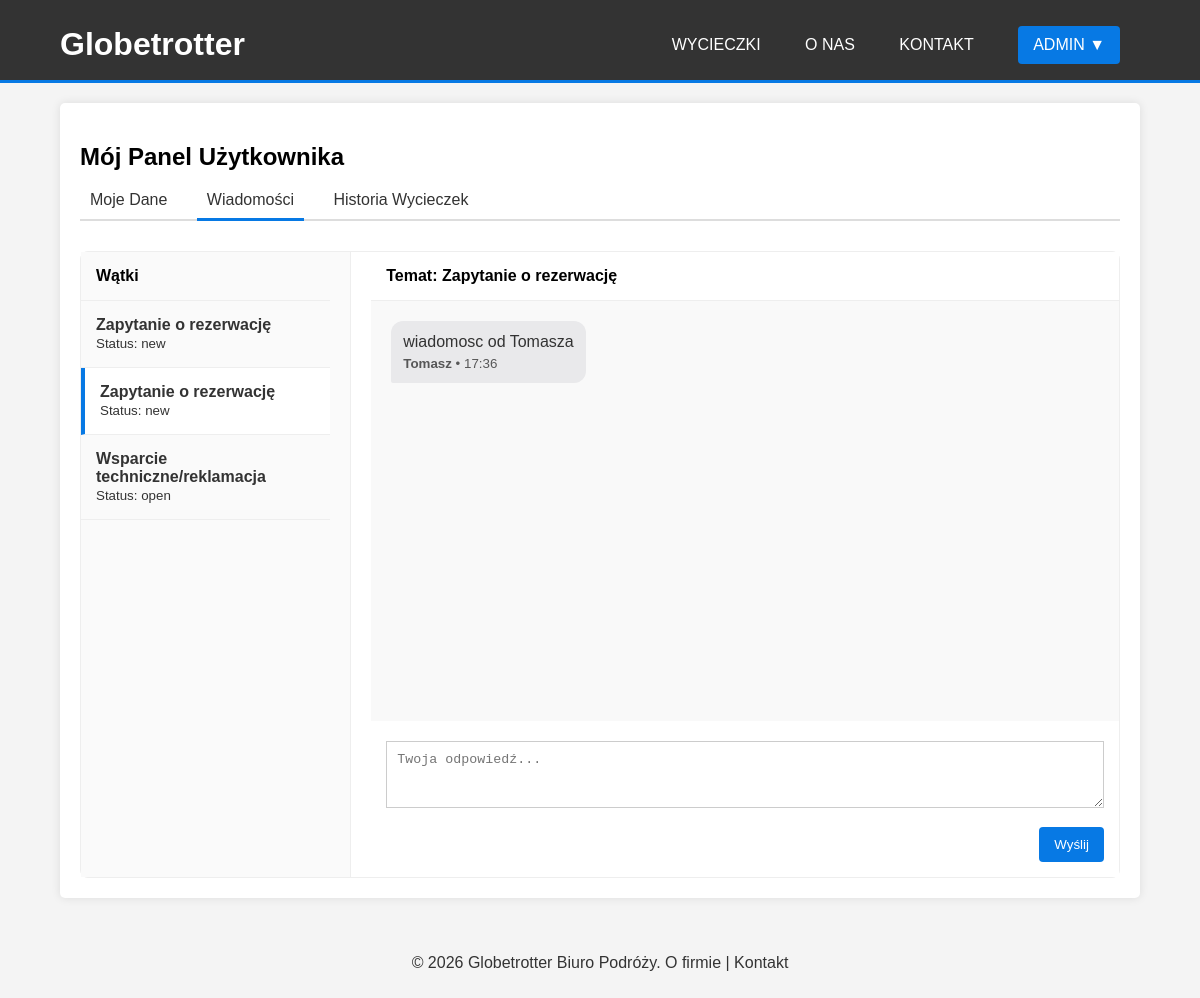
Page /account.php?action=messages&conv=22 (signed in) on the committed database.
### tables this page shows
CREATE TABLE `conversations` (
  `id` int(11) NOT NULL,
  `user_id` int(11) NOT NULL,
  `admin_id` int(11) DEFAULT NULL,
  `subject` varchar(255) NOT NULL,
  `status` enum('new','open','closed') DEFAULT 'new',
  `created_at` timestamp NOT NULL DEFAULT current_timestamp(),
  `updated_at` timestamp NOT NULL DEFAULT current_timestamp() ON UPDATE current_timestamp()
);

CREATE TABLE `messages` (
  `id` int(11) NOT NULL,
  `conversation_id` int(11) NOT NULL,
  `sender_id` int(11) NOT NULL,
  `content` text NOT NULL,
  `is_read` tinyint(1) DEFAULT 0,
  `sent_at` timestamp NOT NULL DEFAULT current_timestamp()
);

CREATE TABLE `users` (
  `id` int(11) NOT NULL,
  `username` varchar(50) NOT NULL,
  `password_hash` varchar(255) NOT NULL,
  `email` varchar(100) NOT NULL,
  `role` enum('user','admin') NOT NULL DEFAULT 'user',
  `created_at` timestamp NOT NULL DEFAULT current_timestamp()
);

### classes/Baza.php (called while the page is built, shortened)
<?php
class Baza {
    private $mysqli;
    public function __construct($serwer, $user, $pass, $baza) {
        $this->mysqli = new mysqli($serwer, $user, $pass, $baza);
        $this->mysqli->set_charset("utf8");
    }
    public function select($sql) {
        $result_array = [];
        if ($result = $this->mysqli->query($sql)) {
            while ($row = $result->fetch_assoc()) {
                $result_array[] = $row;
            }
        }
        return $result_array;
    }
    public function execute($sql) {
        if ($this->mysqli->query($sql) === TRUE) {
            return true;
        } else {
            return false;
        }
    }
}
?>

### classes/User.php (called while the page is built, shortened)
<?php
class User {
    public function is_logged_in() {
        return isset($_SESSION['user_id']);
    }
    public function is_admin() {
        return $this->is_logged_in() && $_SESSION['role'] === 'admin';
    }
    public function get_user_id() {
        return $this->is_logged_in() ? $_SESSION['user_id'] : null;
    }
}
?>

### classes/Messenger.php (called while the page is built, shortened)
<?php
class Messenger {
    private $db;
    public function __construct($db) {
        $this->db = $db;
    }
    public function getConversations($user_id, $isAdmin = false) {
        $user_id = filter_var($user_id, FILTER_VALIDATE_INT);
        if ($isAdmin) {
            $sql = "SELECT c.*, u.username
                    FROM conversations c
                    JOIN users u ON c.user_id = u.id
                    ORDER BY c.updated_at DESC";
        } else {
            $sql = "SELECT c.*, u.username,
                    (SELECT COUNT(*) FROM messages m WHERE m.conversation_id = c.id AND m.is_read = 0 AND m.sender_id != $user_id) AS unread_count
                    FROM conversations c
                    JOIN users u ON c.user_id = u.id
                    WHERE c.user_id = $user_id OR c.admin_id = $user_id
                    ORDER BY c.updated_at DESC";
        }
        return $this->db->select($sql);
    }
    public function getMessages($conversation_id, $user_id = null) {
        $conversation_id = filter_var($conversation_id, FILTER_VALIDATE_INT);
        $messages = $this->db->select("SELECT * FROM messages WHERE conversation_id = $conversation_id ORDER BY sent_at ASC");
        if (!empty($messages) && $user_id) {
            $user_id = filter_var($user_id, FILTER_VALIDATE_INT);
            $this->db->execute("UPDATE messages SET is_read = 1
                                WHERE conversation_id = $conversation_id AND sender_id != $user_id");
        }
        return $messages;
    }
}

### includes/account_messages.php (the view, shortened to what this page needs)
<?php
$user_id = (int)$user->get_user_id();
$conversations = $messenger->getConversations($user_id);
$current_conversation_id = filter_input(INPUT_GET, 'conv', FILTER_VALIDATE_INT);
$current_conversation = null;
$messages = [];
if ($current_conversation_id) {
    $messages = $messenger->getMessages($current_conversation_id,$user_id);
    foreach ($conversations as $conv) {
        if ($conv['id'] == $current_conversation_id) {
            $current_conversation = $conv;
            break;
        }
    }
}
?>
<div class="mailbox-layout">
    <div class="conversation-list">
        <div style="padding: 15px; border-bottom: 1px solid #eee; font-weight: bold;">Wątki</div>
        <?php foreach ($conversations as $conv): ?>
            <a href="account.php?action=messages&conv=<?= $conv['id'] ?>" class="conv-item <?= ($conv['id'] == $current_conversation_id) ? 'active' : ''; ?>">
                <strong><?= htmlspecialchars($conv['subject']) ?></strong><br>
                <small>Status: <?= htmlspecialchars($conv['status']) ?></small>
            </a>
        <?php endforeach; ?>
    </div>
    <div class="conversation-window">
        <?php if ($current_conversation): ?>
            <div style="padding: 15px; border-bottom: 1px solid #eee;"><strong>Temat: <?= htmlspecialchars($current_conversation['subject']) ?></strong></div>
            <div class="messages-container" id="userChat">
                <?php foreach ($messages as $msg): ?>
                    <?php
                        $is_me = ((int)$msg['sender_id'] === $user_id);
                        if ($is_me) {
                            $sender_name = "Ty";
                        } else {
                            $sender_name = ($user->is_admin()) ? htmlspecialchars($current_conversation['username']) : "Biuro Podróży (Admin)";
                        }
                    ?>
                    <div class="message <?= $is_me ? 'is-me' : 'is-other'; ?>">
                        <p style="margin: 0;"><?= nl2br(htmlspecialchars($msg['content'])) ?></p>
                        <small style="display: block; margin-top: 5px; opacity: 0.8;">
                            <strong><?= $sender_name ?></strong> • <?= date('H:i', strtotime($msg['sent_at'])) ?>
                        </small>
                    </div>
                <?php endforeach; ?>
            </div>
            <form action="account.php?action=messages&conv=<?= $current_conversation_id ?>" method="POST" style="padding: 15px;">
                <textarea name="content" rows="3" required style="width: 100%; padding: 10px;" placeholder="Twoja odpowiedź..."></textarea>
                <button type="submit" class="button" style="float: right; margin-top: 5px;">Wyślij</button>
            </form>
        <?php else: ?>
            <div style="padding: 50px; text-align: center; color: #999;">Wybierz rozmowę</div>
        <?php endif; ?>
    </div>
</div>

### css/style.css (style rules this page uses)
body { font-family: Arial, sans-serif; margin: 0; padding: 0; background-color: #f4f4f4; }
input[type="text"], input[type="password"], input[type="email"], input[type="date"], input[type="time"], input[type="number"], textarea, select { width: 100%; padding: 10px; margin: 5px 0 10px 0; display: inline-block; border: 1px solid #ccc; box-sizing: border-box; }
button, input[type="submit"] { background-color: #0779e4; color: white; padding: 10px 15px; border: none; cursor: pointer; border-radius: 4px; }
a { text-decoration: none; color: inherit; }
.button { background-color: #0779e4; color: white; padding: 10px 15px; border: none; cursor: pointer; border-radius: 4px; text-decoration: none; display: inline-block; }
.mailbox-layout { display: flex; gap: 20px; }
.conversation-list { flex: 1; border-right: 1px solid #ddd; padding-right: 20px; }
.conversation-window { flex: 3; }
.conv-item { padding: 10px; border-bottom: 1px solid #eee; }
.message { margin-bottom: 10px; padding: 10px; border-radius: 8px; max-width: 70%; }

### includes/account_messages.php (style rules this page uses)
.mailbox-layout { display: flex; gap: 20px; min-height: 450px; background: #fff; border: 1px solid #eee; border-radius: 8px; }
.conversation-list { flex: 1; border-right: 1px solid #eee; background: #fafafa; }
.conversation-window { flex: 3; display: flex; flex-direction: column; background: #fff; }
.conv-item { padding: 15px; border-bottom: 1px solid #eee; transition: 0.2s; display: block; text-decoration: none; color: #333; }
.conv-item.active { background: #fff; border-left: 4px solid #0779e4; }
.messages-container { height: 380px; overflow-y: auto; padding: 20px; display: flex; flex-direction: column; background: #f9f9f9; }
.message { margin-bottom: 15px; padding: 12px; border-radius: 12px; max-width: 75%; }
.message.is-other { background-color: #e9e9eb; color: #333; align-self: flex-start; border-bottom-left-radius: 2px; }

### rows in the picture
conversations: subject "Zapytanie o rezerwację", status "new"
conversations: subject "Zapytanie o rezerwację", status "new"
conversations: subject "Wsparcie techniczne/reklamacja", status "open"
messages: content "wiadomosc od Tomasza", sender.username "Tomasz", sent_at "17:36"

### other values in the picture
$_SESSION['username'] "ADMIN"
